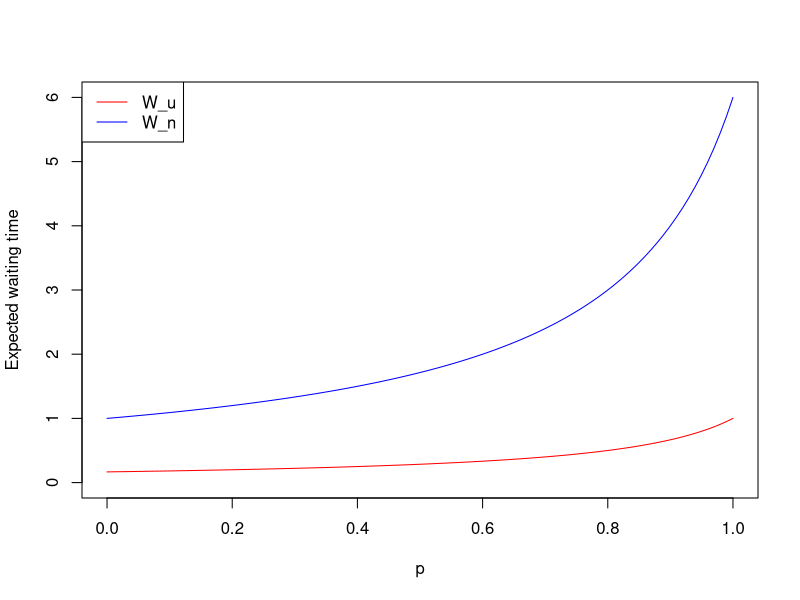

Here is the R script that generated this plot:
lambda <- 5
mu <- 1 / 10 * 60

# array of values between 0 and 1
p <- seq(0, 1, length.out = 100)

# define function of probability p
w_u <- function(p) {
  return(1 / (mu - p * lambda))
}

w_n <- function(p) {
  return(mu / ((mu - lambda) * (mu - p * lambda)))
}
png(file = "figures/1f.png")
# plot
plot(p, w_u(p), col = "red", type = "l", xlab = "p"
, ylab = "Expected waiting time", ylim = c(0, 6))
lines(p, w_n(p), col = "blue")

# add legend
legend("topleft", legend = c("W_u", "W_n"), col = c("red", "blue"), lty = 1)

dev.off()
